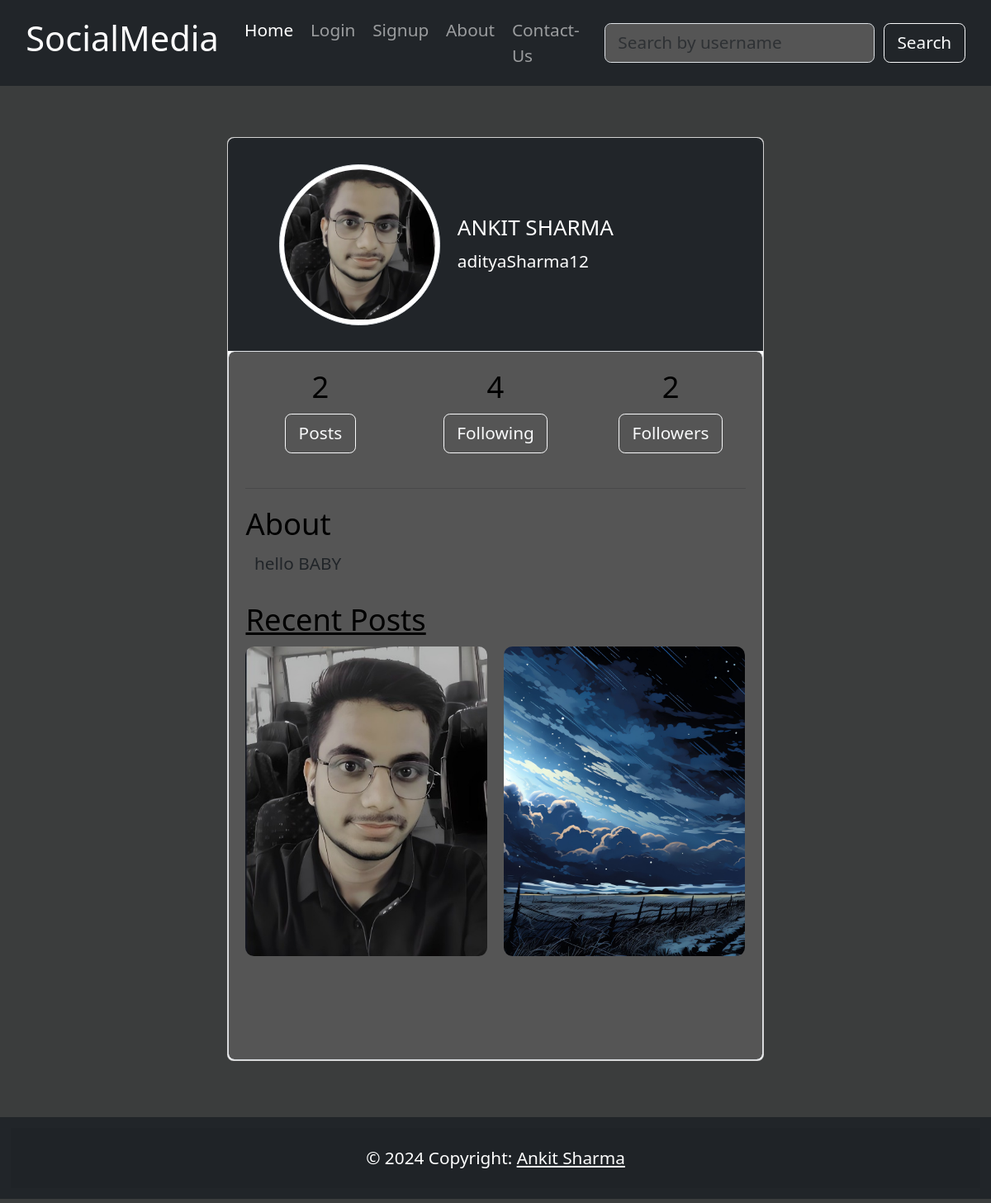
The app's page /profile/adityaSharma12/, older data.
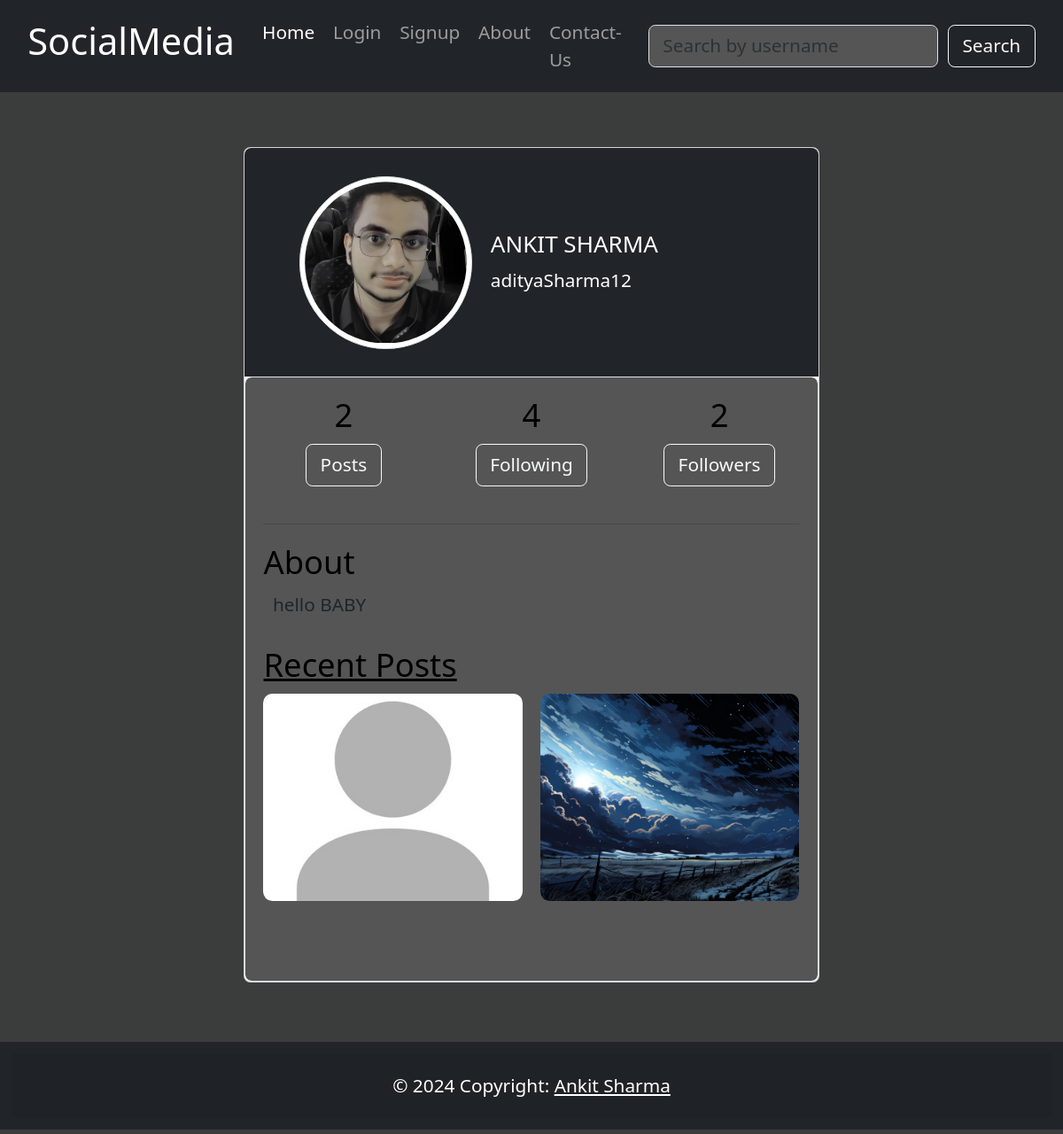
The same page, newer data.
### main/models.py (models this page shows, shortened)
class UserProfile(models.Model):
    name = models.CharField(max_length=100)
    email = models.EmailField()
    username = models.CharField(max_length=50, unique=True)
    profile_pic = models.ImageField(upload_to='media/profile/', blank=True, null=True,default='static/defaultImg/default_pic.jpg')
    password = models.CharField(max_length=128)
    about = models.TextField(blank=True)

class Post(models.Model):
    img = models.ImageField(upload_to='media/posts/img/', null=True, blank=True)
    video = models.FileField(upload_to='media/posts/video/', null=True, validators=[FileExtensionValidator(allowed_extensions=['MOV', 'avi', 'mp4', 'webm', 'mkv'])], blank=True)
    desc = models.TextField()
    date = models.DateTimeField(default=timezone.now)
    username = models.CharField(max_length=50,default ="")
    likes = models.ManyToManyField(User, related_name='liked_posts', blank=True)
    comments = models.TextField()

### main/views.py (the view)
# urls.py: path('profile/<str:username>/', ProfileView.as_view(), name='profile'),
class ProfileView(View):
    def get(self, request, username):
        user = get_object_or_404(User, username=username)
        follow_user = Follow.objects.filter(follower=user)
        followed_user = Follow.objects.filter(followed_user=user)
        user_profile = UserProfile.objects.get(username=user.username)
        posts = Post.objects.filter(username=user.username)
        is_following = False
        if request.user.is_authenticated:
            print(user)
            is_following = Follow.objects.filter(followed_user=user, follower=request.user).exists()
        print(is_following)
        return render(request, 'profile.html', {
            'user_profile': user_profile,
            'posts': posts,
            'follow_user': follow_user,
            'followed_user': followed_user,
            'is_following': is_following,
            'user_id': user.id,
        })

### templates/profile.html (shortened to what this page needs)
{% extends "base.html" %}
{% load static %}
{% block content %}
<section class="h-100 gradient-custom-2">
    <div class="container py-5 h-100">
        <div class="row d-flex justify-content-center align-items-center h-100">
            <div class="col-lg-9 col-xl-7">
                <div class="card">
                    <div class="rounded-top bg-dark text-white d-flex flex-column flex-md-row align-items-md-center p-4">
                        <div class="ms-md-4 mb-3 mb-md-0">
                            <img src="{{ user_profile.profile_pic.url }}" alt="Profile Picture" class="img-fluid img-thumbnail profile-picture">
                        </div>
                        <div class="ms-md-3">
                            <h5>{{ user_profile.name }}</h5>
                            {{ user_profile.username }}
                        </div>
                    </div>
                    <div class="card-body form-control">
                        <div class="row text-center text-black">
                            <div class="col">
                                <h3>{{ posts|length }}</h3>
                                <p class=""><strong><a href="{% url 'allpost'  user_profile.id %}" class=" btn btn-outline-light">Posts</a></strong></p>
                            </div>
                            <div class="col">
                                <h3>{{ follow_user|length }}</h3>
                                <p class=""><strong><a href="{% url 'following'  user_profile.id  %}" class="btn btn-outline-light">Following</a></strong></p>
                            </div>
                            <div class="col">
                                <h3>{{ followed_user|length }}</h3>
                                <p class=""><strong><a href="{% url 'followers'  user_profile.id %}" class="btn btn-outline-light">Followers</a></strong></p>
                            </div>
                        </div>
                        <hr>
                        <h3 class="text-black">About</h3>
                        <div >
                            <p class="font-italic mx-2">{{ user_profile.about }}</p>
                        </div>
                        <div class="mt-4">
                            <h3 class="text-black"><a href="{% url 'allpost' user_profile.id %}" class="text-black">Recent Posts</a></h3>
                            <div class="position-relative">
                                {% for post in posts %}
                                    {% if forloop.counter0|divisibleby:2 %}
                                        <div class="row g-3">
                                    {% endif %}
                                    {% if post.img %}
                                        <div class="col-md-6 mb-2 position-relative">
                                            <img src="{{ post.img.url }}" alt="Image {{ forloop.counter }}" class="w-100 rounded-3 post-image" style="width: 100%; height: 80%;">
                                        </div>
                                    {% endif %}
                                    {% if forloop.counter|divisibleby:2 or forloop.last %}
                                        </div>
                                    {% endif %}
                                {% endfor %}
                            </div>
                        </div>
                    </div>
                </div>
            </div>
        </div>
    </div>
</section>
{% endblock content %}

### templates/base.html (shortened to what this page needs)
<!DOCTYPE html> {% load static %}
<html lang="en">
<head>
    <link rel="stylesheet" href="{% static 'css/bootstrap.css' %}">
    <link rel="stylesheet" href="{% static 'css/style.css' %}">
</head>
<body style="zoom: 130%;">
    <div class="container-fluid bg-dark">
        {% include 'navbar.html' %}
    </div>
   <div class="container wrapper">
        <div class="row">
            {% block content %} {% endblock content %}
        </div>
    </div>
    <footer class="bg-dark text-center my-1 footer">
        <div class="text-center p-3" style="background-color: rgba(0, 0, 0, 0.05);">
            © 2024 Copyright:
            <a class="text-white" href="https://www.linkedin.com/in/ankit-sharma-op/">Ankit Sharma</a>
        </div>
    </footer>
</body>
</html>

### templates/navbar.html (shortened to what this page needs)
 {%block content %}
<nav class="navbar navbar-expand-lg navbar-dark bg-dark">
    <div class="container-fluid">
        <a class="navbar-brand" href="#">
            <h2>SocialMedia</h2>
        </a>
        <div class="collapse navbar-collapse" id="navbarText">
            <ul class="navbar-nav me-auto mb-2 mb-lg-0">
                <li class="nav-item">
                    <a class="nav-link active" aria-current="page" href="/">Home</a>
                </li>
                {% if request.user.is_authenticated %}
                <li class="nav-item">
                    <a class="nav-link" href="{% url 'profile' request.user.username %}">Profile</a>
                </li>
                <li class="nav-item">
                    <a class="nav-link" href="{% url 'logout' %}">LogOut</a>
                </li>
                {% else %}
                <li class="nav-item">
                    <a class="nav-link" href="{% url 'login' %}">Login</a>
                </li>
                <li class="nav-item">
                    <a class="nav-link" href="{% url 'signup' %}">Signup</a>
                </li>
                {% endif %}
                <li class="nav-item">
                    <a class="nav-link" href="{% url 'about'%}">About</a>
                </li>
                <li class="nav-item">
                    <a class="nav-link" href="{% url 'contact'%}">Contact-Us</a>
                </li>
            </ul>
            <form class="d-flex" action="{% url 'search' %}" method="GET">
                <input class="form-control me-2 text-black" type="search" placeholder="Search by username" aria-label="Search" name="q">
                <button class="btn btn-outline-light" type="submit">Search</button>
            </form>
        </div>
    </div>
</nav>
{%endblock content%}

### static/css/style.css (style rules this page uses)
body { background-color: rgb(59, 61, 61); color: antiquewhite; margin: 0; display: flex; flex-direction: column; min-height: 100vh; }
.form-control { background-color: rgb(85, 85, 85); }
.wrapper { flex: 1; }
.footer { background-color: #333; color: white; text-align: center; padding: 10px; }
.profile-picture { width: 150px; height: 150px; object-fit: cover; border-radius: 50%; }
.post-image { width: 200px; height: 200px; object-fit: cover; border-radius: 10px; }

### templates/profile.html (style rules this page uses)
.profile-picture { width: 150px; height: 150px; object-fit: cover; border-radius: 50%; }
.post-image { width: 200px; height: 200px; object-fit: cover; border-radius: 10px; }

Row changes from the older to the newer data that the page shows:
changed Post (number 1 of 2 on the later page): img: a different picture
